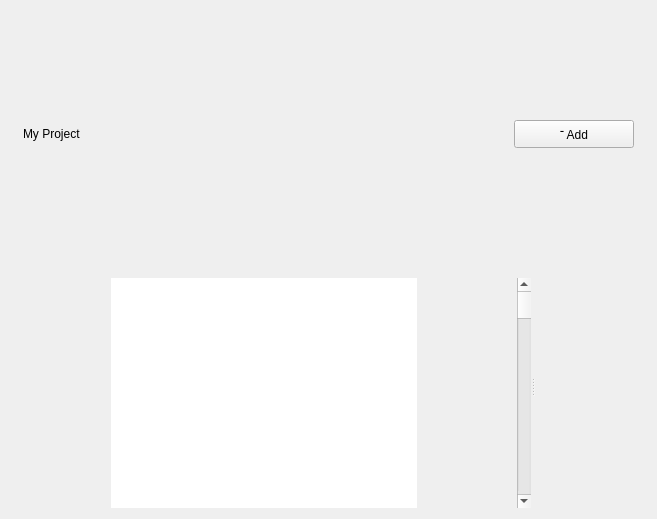
<?xml version="1.0" encoding="UTF-8"?>
<ui version="4.0">
 <class>DesignerWidget</class>
 <widget class="QWidget" name="DesignerWidget">
  <property name="geometry">
   <rect>
    <x>0</x>
    <y>0</y>
    <width>657</width>
    <height>519</height>
   </rect>
  </property>
  <property name="windowTitle">
   <string>Designer Widget</string>
  </property>
  <layout class="QVBoxLayout" name="verticalLayout">
   <item>
    <widget class="QWidget" name="widgetMyProject" native="true">
     <layout class="QHBoxLayout" name="horizontalLayout_2">
      <property name="spacing">
       <number>0</number>
      </property>
      <property name="leftMargin">
       <number>12</number>
      </property>
      <property name="topMargin">
       <number>6</number>
      </property>
      <property name="rightMargin">
       <number>12</number>
      </property>
      <property name="bottomMargin">
       <number>6</number>
      </property>
      <item>
       <widget class="QLabel" name="labelMyProject">
        <property name="text">
         <string>My Project</string>
        </property>
       </widget>
      </item>
      <item>
       <spacer name="horizontalSpacer">
        <property name="orientation">
         <enum>Qt::Horizontal</enum>
        </property>
        <property name="sizeHint" stdset="0">
         <size>
          <width>40</width>
          <height>20</height>
         </size>
        </property>
       </spacer>
      </item>
      <item>
       <widget class="QPushButton" name="buttonAddProject">
        <property name="minimumSize">
         <size>
          <width>120</width>
          <height>28</height>
         </size>
        </property>
        <property name="maximumSize">
         <size>
          <width>16777215</width>
          <height>28</height>
         </size>
        </property>
        <property name="text">
         <string> Add</string>
        </property>
       </widget>
      </item>
     </layout>
    </widget>
   </item>
   <item>
    <widget class="QSplitter" name="checkBox">
     <property name="orientation">
      <enum>Qt::Horizontal</enum>
     </property>
     <property name="text" stdset="0">
      <string>CheckBox</string>
     </property>
     <widget class="QWidget" name="widget_2" native="true">
      <layout class="QHBoxLayout" name="horizontalLayout">
       <property name="spacing">
        <number>0</number>
       </property>
       <property name="leftMargin">
        <number>0</number>
       </property>
       <property name="topMargin">
        <number>15</number>
       </property>
       <property name="rightMargin">
        <number>0</number>
       </property>
       <property name="bottomMargin">
        <number>0</number>
       </property>
       <item>
        <spacer name="horizontalSpacer_3">
         <property name="orientation">
          <enum>Qt::Horizontal</enum>
         </property>
         <property name="sizeType">
          <enum>QSizePolicy::Maximum</enum>
         </property>
         <property name="sizeHint" stdset="0">
          <size>
           <width>100</width>
           <height>20</height>
          </size>
         </property>
        </spacer>
       </item>
       <item>
        <widget class="QListView" name="listViewProjects">
         <property name="frameShape">
          <enum>QFrame::NoFrame</enum>
         </property>
         <property name="horizontalScrollBarPolicy">
          <enum>Qt::ScrollBarAlwaysOff</enum>
         </property>
         <property name="editTriggers">
          <set>QAbstractItemView::NoEditTriggers</set>
         </property>
         <property name="tabKeyNavigation">
          <bool>true</bool>
         </property>
         <property name="flow">
          <enum>QListView::LeftToRight</enum>
         </property>
         <property name="isWrapping" stdset="0">
          <bool>true</bool>
         </property>
         <property name="resizeMode">
          <enum>QListView::Adjust</enum>
         </property>
         <property name="wordWrap">
          <bool>true</bool>
         </property>
         <property name="selectionRectVisible">
          <bool>true</bool>
         </property>
        </widget>
       </item>
       <item>
        <spacer name="horizontalSpacer_4">
         <property name="orientation">
          <enum>Qt::Horizontal</enum>
         </property>
         <property name="sizeType">
          <enum>QSizePolicy::Maximum</enum>
         </property>
         <property name="sizeHint" stdset="0">
          <size>
           <width>100</width>
           <height>20</height>
          </size>
         </property>
        </spacer>
       </item>
       <item>
        <widget class="QScrollBar" name="rightScrollBar">
         <property name="orientation">
          <enum>Qt::Vertical</enum>
         </property>
        </widget>
       </item>
      </layout>
     </widget>
     <widget class="QWidget" name="widget" native="true"/>
    </widget>
   </item>
  </layout>
 </widget>
 <resources/>
 <connections/>
</ui>
